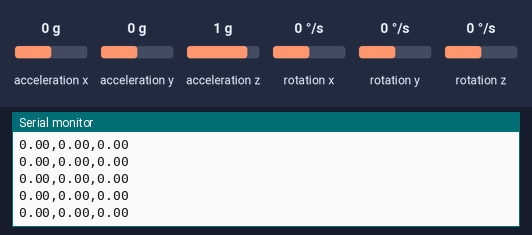
Recording of a sketch running on a simulated Arduino Uno, built with avr-gcc and run on an emulated ATmega328P. Parts: the last lines printed to the serial monitor. Inputs (shaded band) come from the test bench; at power-on: acceleration z 1 g, rotation z 0 °/s, acceleration x 0 g, acceleration y 0 g, rotation x 0 °/s, rotation y 0 °/s.

Above: at 1.2 s.
1.3 s: acceleration z set to 0 g
At 2.3 s:
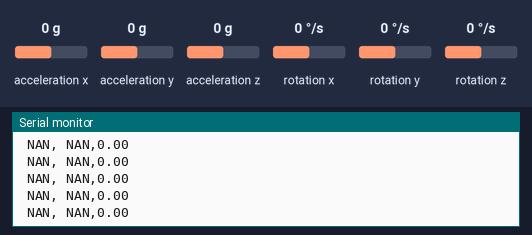
3.2 s: rotation z set to -192 °/s
At 3.7 s:
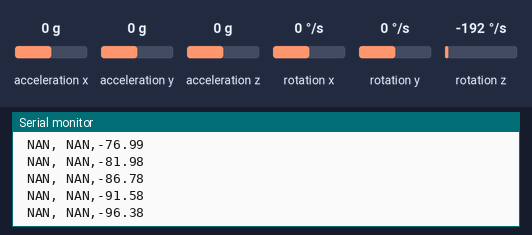
4.7 s: acceleration x set to -1.4 g
At 5.5 s:
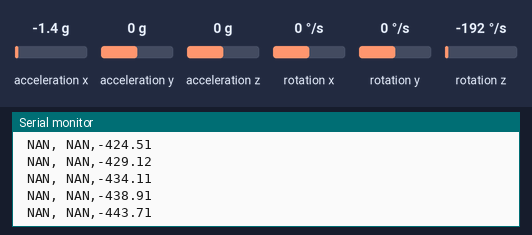
6.2 s: acceleration y set to -1.4 g
At 6.9 s:
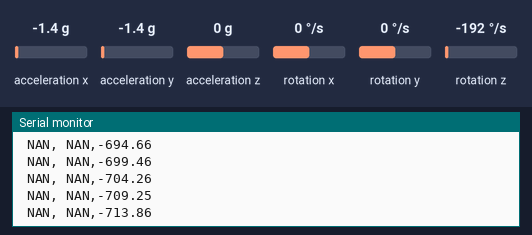
7.7 s: rotation x set to -192 °/s
At 8.3 s:
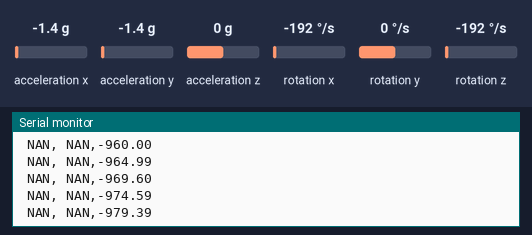
Timing chart, 0 to 10.2 s (numbered marks = the images above; inputs shaded):
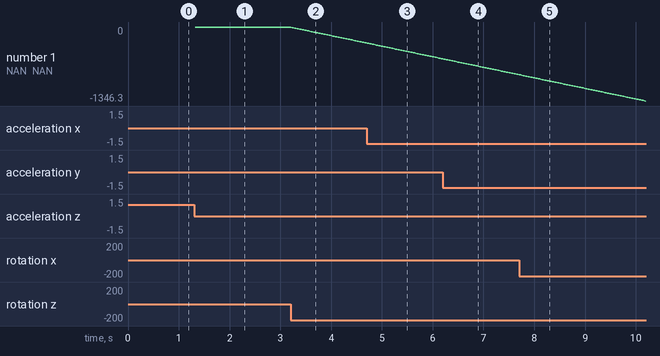

The sketch:

Espejo3D.ino
```cpp
#include "MPU6050.h"
#include "Wire.h"

int mpuAddress = 0x68;  // Dirección I2C del MPU-6050
MPU6050 mpu(mpuAddress);

int ax, ay, az; //valores del acelerómetro en cada eje
int gx, gy, gz; //valores del giroscopio en cada eje

float tiempo_actual, tiempo_previo, tiempo_transcurrido;
float acelerometro_angulo_x, acelerometro_angulo_y;
float angulo_x, angulo_y, angulo_z;
float angulo_x_previo, angulo_y_previo, angulo_z_previo;

void setup()
{
   Serial.begin(115200);
   Wire.begin();
   mpu.initialize();
}

void loop()
{
   mpu.getAcceleration(&ax, &ay, &az); // Se lee los datos del acelerómetro en cada eje
   mpu.getRotation(&gx, &gy, &gz); // Se lee los datos del giroscopio en cada eje
   filtroKalman(); // Se aplica el filtro kalman a los datos leídos
   Serial.println(String(angulo_x) + "," + String(angulo_y) + "," + String(angulo_z)); //enviamos los ángulos a Processing
   delay(20);
}

void filtroKalman()
{
   tiempo_actual = millis();
   tiempo_transcurrido = (tiempo_actual - tiempo_previo) / 1000.0;
   tiempo_previo = tiempo_actual;

   //Se calculan los ángulos con acelerometro
   acelerometro_angulo_x = atan(ay / sqrt(pow(ax, 2) + pow(az, 2)))*(180.0 / 3.14);
   acelerometro_angulo_y = atan(-ax / sqrt(pow(ay, 2) + pow(az, 2)))*(180.0 / 3.14);

   //Se calculan los ángulos de rotación con giroscopio para los ejes X e Y utilizando el fitro Kalman
   angulo_x = 0.98*(angulo_x_previo + (gx / 131)*tiempo_transcurrido) + 0.02*acelerometro_angulo_x;
   angulo_y = 0.98*(angulo_y_previo + (gy / 131)*tiempo_transcurrido) + 0.02*acelerometro_angulo_y;
   //Para el eje Z use únicamente el giroscopio sin ningún tipo de filtro
   angulo_z = (gz / 131)*tiempo_transcurrido + angulo_z_previo;

   angulo_x_previo = angulo_x;
   angulo_y_previo = angulo_y;
   angulo_z_previo = angulo_z;
}
```

Measured:
- after the input at 1.3 s, the serial monitor: prints a new line at once (image 1)
- after the input at 3.2 s, the serial monitor: prints a new line at once (image 2)
- plotted number 1: 0 → -289.34 after the input at 3.2 s
